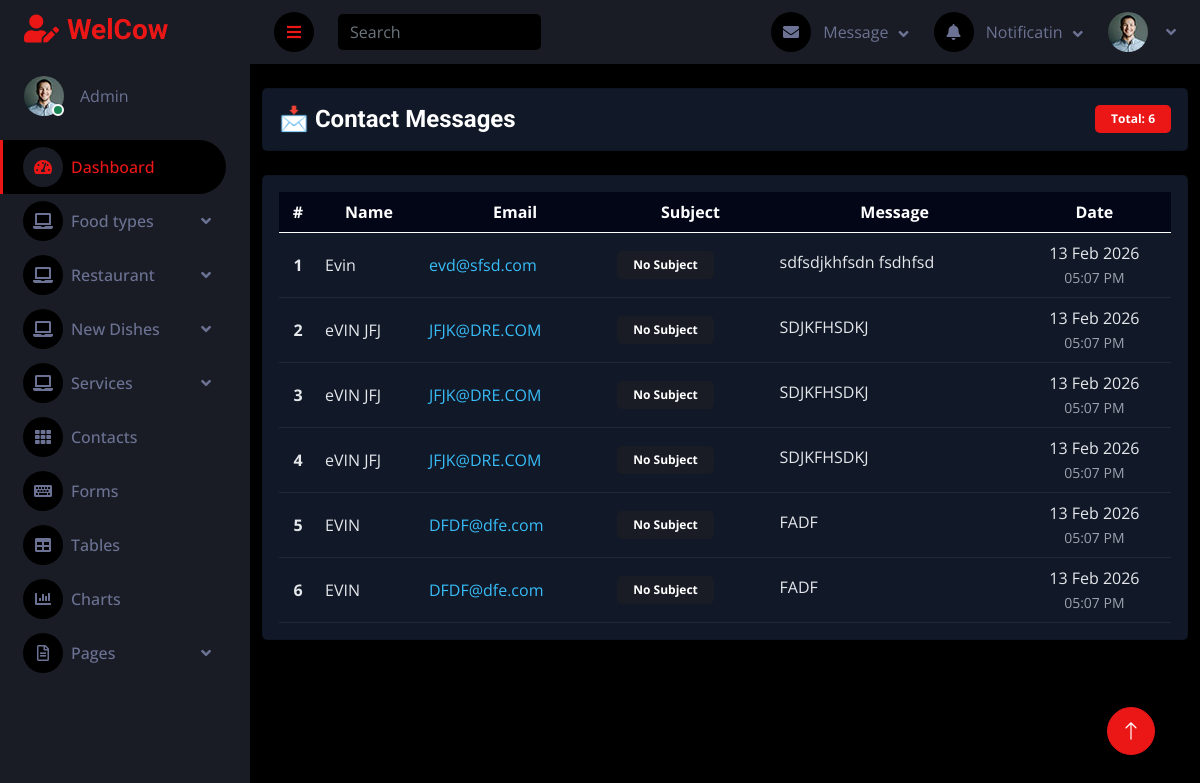
The page /mainapp/contact_us_page/ on the database as committed earlier.
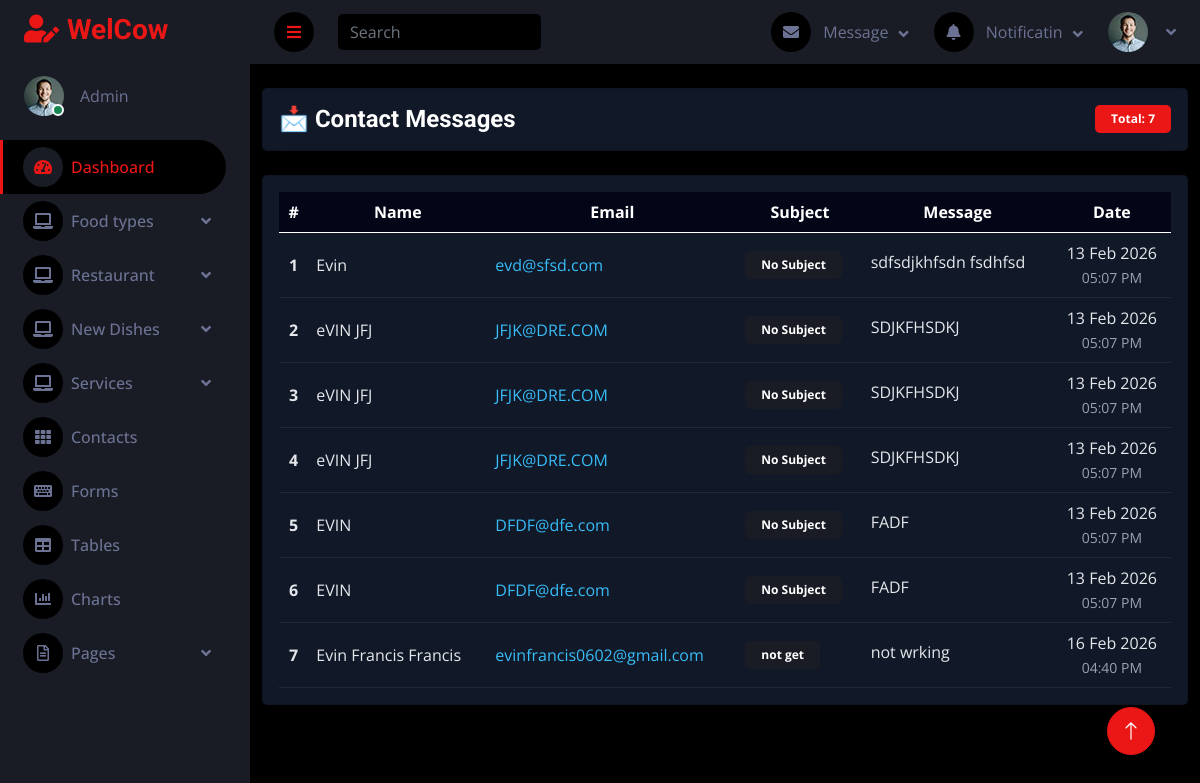
The same page on the database as committed later.
### mainapp/models.py (models this page shows, shortened)
class contactDb(models.Model):
    name=models.CharField(max_length=100)
    email=models.EmailField()
    message=models.TextField()
    subject=models.CharField(max_length=200,default='No Subject')
    created_at=models.DateTimeField(auto_now_add=True)

### mainapp/views.py (the view)
# urls.py: path('contact_us_page/',views.contact_us_page,name='contact_us_page'),
def contact_us_page(request):
    contact=contactDb.objects.all()
    return render(request,'contact.html',{'contact':contact})

### mainapp/templates/contact.html (shortened to what this page needs)
{% extends 'dashboard.html' %}
{% block content %}
<div class="container-fluid mt-4">
    <div class="card dark-card shadow mb-4">
        <div class="card-body d-flex justify-content-between align-items-center">
            <h4 class="fw-bold mb-0">📩 Contact Messages</h4>
            <span class="badge bg-primary px-3 py-2">
                Total: {{ contact|length }}
            </span>
        </div>
    </div>
    <div class="card dark-card shadow-lg">
        <div class="card-body">
            <div class="table-responsive">
                <table class="table dark-table table-hover align-middle mb-0">
                    <thead class="text-center">
                        <tr>
                            <th>#</th>
                            <th>Name</th>
                            <th>Email</th>
                            <th>Subject</th>
                            <th>Message</th>
                            <th>Date</th>
                        </tr>
                    </thead>
                    <tbody>
                        {% for c in contact %}
                        <tr>
                            <td class="text-center fw-bold">{{ forloop.counter }}</td>
                            <td>{{ c.name }}</td>
                            <td>
                                <a href="mailto:{{ c.Email }}"
                                   class="dark-link text-decoration-none fw-semibold">
                                    {{ c.email }}
                                </a>
                            </td>
                            <td>
                                <span class="badge bg-secondary px-3 py-2">
                                    {{ c.subject }}
                                </span>
                            </td>
                            <td style="max-width: 320px;">
                                <span class="d-inline-block text-truncate"
                                      style="max-width: 300px;"
                                      title="{{ c.message }}">
                                    {{ c.message }}
                                </span>
                            </td>
                            <td class="text-center">
                                {{ c.created_at|date:"d M Y" }} <br>
                                <small class="dark-muted">
                                    {{ c.created_at|time:"h:i A" }}
                                </small>
                            </td>
                        </tr>
                        {% empty %}
                        <tr>
                            <td colspan="6" class="text-center py-5">
                                <h6 class="dark-muted">🚫 No messages found</h6>
                            </td>
                        </tr>
                        {% endfor %}
                    </tbody>
                </table>
            </div>
        </div>
    </div>
</div>
{% endblock %}

Rows that differ between the two databases and show on the page:
added contactDb: name "Evin Francis Francis", email "evinfrancis0602@gmail.com", subject "not get", message "not wrking", created_at "16 Feb 2026", created_at "04:40 PM"
Other text that changed with them:
{{ contact|length }}: "6" → "7"
